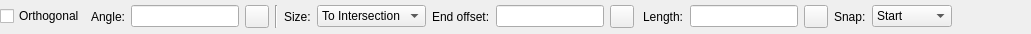
<?xml version="1.0" encoding="UTF-8"?>
<ui version="4.0">
 <class>LC_LineFromPointToLineOptionsWidget</class>
 <widget class="QWidget" name="LC_LineFromPointToLineOptionsWidget">
  <property name="geometry">
   <rect>
    <x>0</x>
    <y>0</y>
    <width>1031</width>
    <height>34</height>
   </rect>
  </property>
  <property name="windowTitle">
   <string>Form</string>
  </property>
  <layout class="QGridLayout" name="gridLayout">
   <property name="leftMargin">
    <number>0</number>
   </property>
   <property name="topMargin">
    <number>1</number>
   </property>
   <property name="rightMargin">
    <number>0</number>
   </property>
   <property name="bottomMargin">
    <number>1</number>
   </property>
   <item row="0" column="2">
    <widget class="QLineEdit" name="leAngle">
     <property name="minimumSize">
      <size>
       <width>30</width>
       <height>0</height>
      </size>
     </property>
     <property name="maximumSize">
      <size>
       <width>16777215</width>
       <height>16777215</height>
      </size>
     </property>
     <property name="toolTip">
      <string>Angle between original line and created one</string>
     </property>
    </widget>
   </item>
   <item row="0" column="3">
    <widget class="QToolButton" name="tbPickAngle">
     <property name="toolTip">
      <string>Pick angle from drawing</string>
     </property>
     <property name="text">
      <string/>
     </property>
     <property name="icon">
      <iconset resource="../../../../res/icons/icons.qrc">
       <normaloff>:/icons/interactive_pick_angle.lci</normaloff>:/icons/interactive_pick_angle.lci</iconset>
     </property>
    </widget>
   </item>
   <item row="0" column="0">
    <widget class="QCheckBox" name="cbOrthogonal">
     <property name="toolTip">
      <string>If checked, created line will be orthogonal to selected line</string>
     </property>
     <property name="text">
      <string>Orthogonal</string>
     </property>
    </widget>
   </item>
   <item row="0" column="10">
    <widget class="QFrame" name="frmLength">
     <property name="sizePolicy">
      <sizepolicy hsizetype="Minimum" vsizetype="Minimum">
       <horstretch>0</horstretch>
       <verstretch>0</verstretch>
      </sizepolicy>
     </property>
     <property name="frameShape">
      <enum>QFrame::Shape::NoFrame</enum>
     </property>
     <property name="frameShadow">
      <enum>QFrame::Shadow::Raised</enum>
     </property>
     <layout class="QGridLayout" name="gridLayout_2">
      <property name="leftMargin">
       <number>3</number>
      </property>
      <property name="topMargin">
       <number>0</number>
      </property>
      <property name="rightMargin">
       <number>0</number>
      </property>
      <property name="bottomMargin">
       <number>0</number>
      </property>
      <item row="1" column="4">
       <widget class="QComboBox" name="cbSnap">
        <property name="sizePolicy">
         <sizepolicy hsizetype="MinimumExpanding" vsizetype="Fixed">
          <horstretch>0</horstretch>
          <verstretch>0</verstretch>
         </sizepolicy>
        </property>
        <property name="minimumSize">
         <size>
          <width>80</width>
          <height>0</height>
         </size>
        </property>
        <property name="maximumSize">
         <size>
          <width>80</width>
          <height>16777215</height>
         </size>
        </property>
        <property name="toolTip">
         <string>Snap point for created line</string>
        </property>
        <item>
         <property name="text">
          <string>Start</string>
         </property>
        </item>
        <item>
         <property name="text">
          <string>Middle</string>
         </property>
        </item>
        <item>
         <property name="text">
          <string>End</string>
         </property>
        </item>
       </widget>
      </item>
      <item row="1" column="3">
       <widget class="QLabel" name="label_2">
        <property name="text">
         <string>Snap:</string>
        </property>
       </widget>
      </item>
      <item row="1" column="5">
       <spacer name="horizontalSpacer_2">
        <property name="orientation">
         <enum>Qt::Orientation::Horizontal</enum>
        </property>
        <property name="sizeType">
         <enum>QSizePolicy::Policy::Expanding</enum>
        </property>
        <property name="sizeHint" stdset="0">
         <size>
          <width>0</width>
          <height>20</height>
         </size>
        </property>
       </spacer>
      </item>
      <item row="1" column="0">
       <widget class="QLabel" name="lblLength">
        <property name="sizePolicy">
         <sizepolicy hsizetype="Minimum" vsizetype="Preferred">
          <horstretch>0</horstretch>
          <verstretch>0</verstretch>
         </sizepolicy>
        </property>
        <property name="text">
         <string>Length:</string>
        </property>
       </widget>
      </item>
      <item row="1" column="1">
       <widget class="QLineEdit" name="leLength">
        <property name="sizePolicy">
         <sizepolicy hsizetype="Preferred" vsizetype="Fixed">
          <horstretch>0</horstretch>
          <verstretch>0</verstretch>
         </sizepolicy>
        </property>
        <property name="minimumSize">
         <size>
          <width>30</width>
          <height>0</height>
         </size>
        </property>
        <property name="maximumSize">
         <size>
          <width>16777215</width>
          <height>16777215</height>
         </size>
        </property>
        <property name="toolTip">
         <string>Fixed length of created line</string>
        </property>
       </widget>
      </item>
      <item row="1" column="2">
       <widget class="QToolButton" name="tbPickLength">
        <property name="toolTip">
         <string>Pick length from drawing</string>
        </property>
        <property name="text">
         <string/>
        </property>
        <property name="icon">
         <iconset resource="../../../../res/icons/icons.qrc">
          <normaloff>:/icons/interactive_pick_distance.lci</normaloff>:/icons/interactive_pick_distance.lci</iconset>
        </property>
       </widget>
      </item>
     </layout>
    </widget>
   </item>
   <item row="0" column="7">
    <widget class="QFrame" name="frmOffset">
     <property name="frameShape">
      <enum>QFrame::Shape::NoFrame</enum>
     </property>
     <property name="frameShadow">
      <enum>QFrame::Shadow::Raised</enum>
     </property>
     <layout class="QGridLayout" name="gridLayout_3">
      <property name="leftMargin">
       <number>0</number>
      </property>
      <property name="topMargin">
       <number>0</number>
      </property>
      <property name="rightMargin">
       <number>0</number>
      </property>
      <property name="bottomMargin">
       <number>0</number>
      </property>
      <item row="0" column="1">
       <widget class="QLineEdit" name="leOffset">
        <property name="sizePolicy">
         <sizepolicy hsizetype="Preferred" vsizetype="Fixed">
          <horstretch>0</horstretch>
          <verstretch>0</verstretch>
         </sizepolicy>
        </property>
        <property name="minimumSize">
         <size>
          <width>30</width>
          <height>0</height>
         </size>
        </property>
        <property name="maximumSize">
         <size>
          <width>16777215</width>
          <height>16777215</height>
         </size>
        </property>
        <property name="toolTip">
         <string>Offset for created line from intersection point</string>
        </property>
       </widget>
      </item>
      <item row="0" column="0">
       <widget class="QLabel" name="lblOffset">
        <property name="text">
         <string>End offset:</string>
        </property>
       </widget>
      </item>
      <item row="0" column="2">
       <widget class="QToolButton" name="tbPickOffset">
        <property name="toolTip">
         <string>Pick offset from drawing</string>
        </property>
        <property name="text">
         <string/>
        </property>
        <property name="icon">
         <iconset resource="../../../../res/icons/icons.qrc">
          <normaloff>:/icons/interactive_pick_distance.lci</normaloff>:/icons/interactive_pick_distance.lci</iconset>
        </property>
       </widget>
      </item>
     </layout>
    </widget>
   </item>
   <item row="0" column="14">
    <spacer name="horizontalSpacer">
     <property name="orientation">
      <enum>Qt::Orientation::Horizontal</enum>
     </property>
     <property name="sizeType">
      <enum>QSizePolicy::Policy::MinimumExpanding</enum>
     </property>
     <property name="sizeHint" stdset="0">
      <size>
       <width>0</width>
       <height>20</height>
      </size>
     </property>
    </spacer>
   </item>
   <item row="0" column="6">
    <widget class="QComboBox" name="cbSizeMode">
     <property name="sizePolicy">
      <sizepolicy hsizetype="Preferred" vsizetype="Fixed">
       <horstretch>0</horstretch>
       <verstretch>0</verstretch>
      </sizepolicy>
     </property>
     <property name="minimumSize">
      <size>
       <width>100</width>
       <height>0</height>
      </size>
     </property>
     <property name="toolTip">
      <string>Defines whether created line should be created to intersection point or should have fixed length</string>
     </property>
     <item>
      <property name="text">
       <string>To Intersection</string>
      </property>
     </item>
     <item>
      <property name="text">
       <string>Fixed Length</string>
      </property>
     </item>
    </widget>
   </item>
   <item row="0" column="1">
    <widget class="QLabel" name="lblAngle">
     <property name="text">
      <string>Angle:</string>
     </property>
    </widget>
   </item>
   <item row="0" column="5">
    <widget class="QLabel" name="label_3">
     <property name="text">
      <string>Size:</string>
     </property>
    </widget>
   </item>
   <item row="0" column="4">
    <widget class="Line" name="line">
     <property name="orientation">
      <enum>Qt::Orientation::Vertical</enum>
     </property>
    </widget>
   </item>
   <item row="0" column="13">
    <widget class="QLabel" name="label_4">
     <property name="text">
      <string/>
     </property>
    </widget>
   </item>
  </layout>
 </widget>
 <resources>
  <include location="../../../../res/icons/icons.qrc"/>
 </resources>
 <connections/>
</ui>
